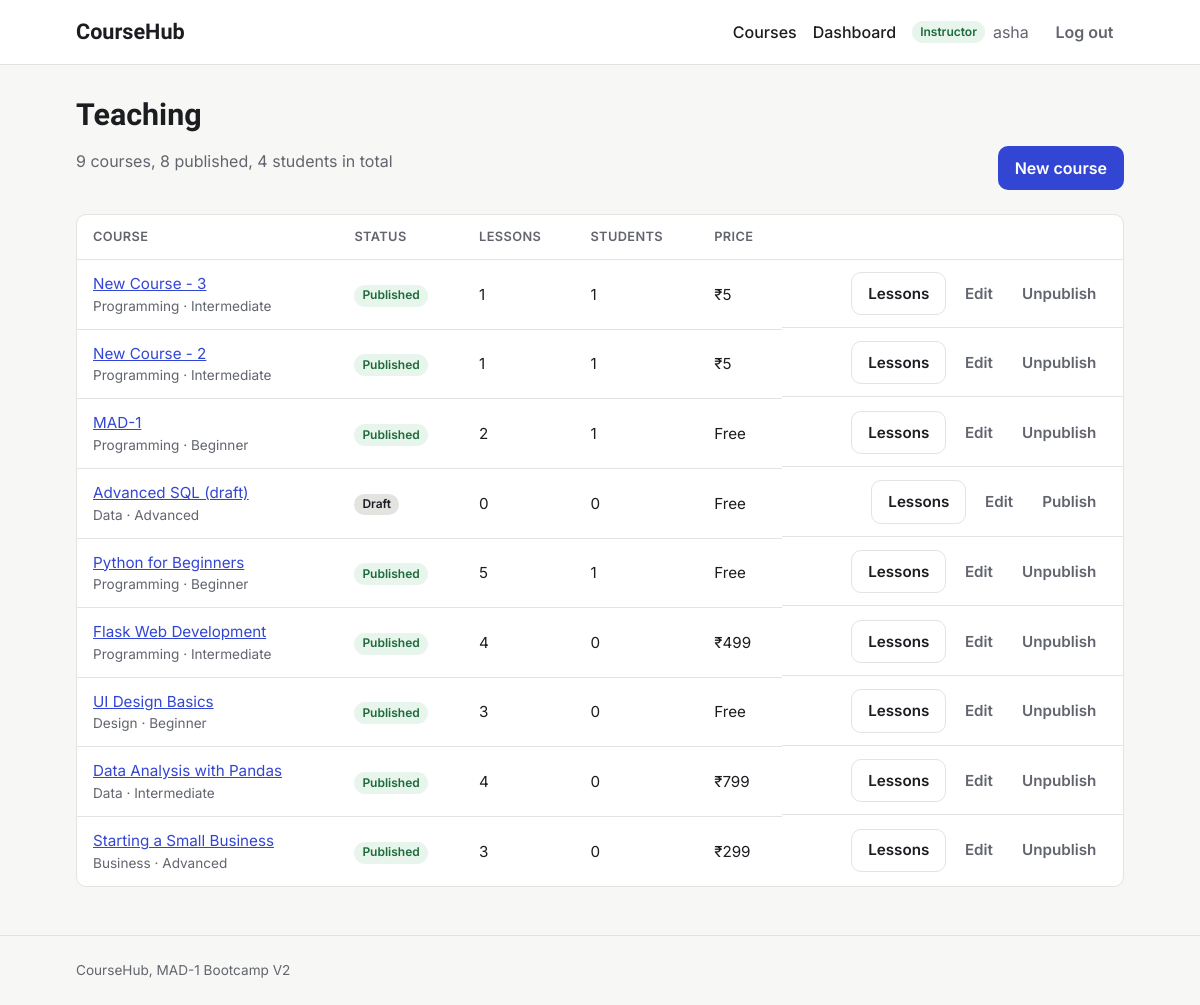
The page /instructor/dashboard (signed in) on the database its author committed.
### models.py (models this page shows, shortened)
class User(db.Model):
    id = db.Column(db.Integer, primary_key=True)
    username = db.Column(db.String(80), unique=True, nullable=False)
    email = db.Column(db.String(120), unique=True, nullable=False)
    password_hash = db.Column(db.String(256), nullable=False)
    role = db.Column(db.String(20), nullable=False, default="student")
    bio = db.Column(db.Text)
    avatar = db.Column(db.String(200))
    created_at = db.Column(db.DateTime, default=utc_now)
    is_active = db.Column(db.Boolean, default=True)
    taught_courses = db.relationship("Course", backref="instructor", lazy=True)
    enrollments = db.relationship(
        "Enrollment", backref="student", cascade="all, delete-orphan"
    )
    completions = db.relationship(
        "LessonCompletion", backref="student", cascade="all, delete-orphan"
    )

class Course(db.Model):
    id = db.Column(db.Integer, primary_key=True)
    title = db.Column(db.String(200), nullable=False)
    slug = db.Column(db.String(200), unique=True, nullable=False)
    description = db.Column(db.Text)
    short_description = db.Column(db.String(500))
    thumbnail = db.Column(db.String(300))
    price = db.Column(db.Float, default=0.0)
    category = db.Column(db.String(50))
    level = db.Column(db.String(20))
    is_published = db.Column(db.Boolean, default=False)
    is_featured = db.Column(db.Boolean, default=False)
    instructor_id = db.Column(db.Integer, db.ForeignKey("user.id"), nullable=False)
    created_at = db.Column(db.DateTime, default=utc_now)
    updated_at = db.Column(db.DateTime, default=utc_now, onupdate=utc_now)
    lessons = db.relationship(
        "Lesson",
        backref="course",
        cascade="all, delete-orphan",
        order_by="Lesson.order",
    )
    enrollments = db.relationship(
        "Enrollment", backref="course", cascade="all, delete-orphan"
    )

### routes/instructor.py (the view)
@bp.route("/instructor/dashboard")
@instructor_required
def dashboard():
    courses = sorted(g.user.taught_courses, key=lambda c: c.created_at, reverse=True)
    return render_template("instructor_dashboard.html", courses=courses)

### helpers.py (called while the page is built)
def login_required(view):
    @wraps(view)
    def wrapped(*args, **kwargs):
        if g.user is None:
            flash("Please log in to continue.", "warning")
            return redirect(url_for("auth.login", next=request.full_path))
        return view(*args, **kwargs)
    return wrapped

def role_required(*roles):
    def decorator(view):
        @wraps(view)
        @login_required
        def wrapped(*args, **kwargs):
            if g.user.role not in roles:
                abort(403)
            return view(*args, **kwargs)
        return wrapped
    return decorator

### templates/instructor_dashboard.html (shortened to what this page needs)
{% extends "base.html" %}
{% block content %}
<div class="page-header page-header-row">
  <div>
    <h1>Teaching</h1>
    <p class="muted">
      {{ courses|length }} course{{ '' if courses|length == 1 else 's' }},
      {{ courses|selectattr('is_published')|list|length }} published,
      {{ courses|map(attribute='enrollments')|map('length')|sum }} students in total
    </p>
  </div>
  <a class="btn btn-primary" href="{{ url_for('instructor.course_create') }}">New course</a>
</div>
{% if courses %}
  <div class="table-wrap">
    <table class="table">
      <thead>
        <tr>
          <th scope="col">Course</th>
          <th scope="col">Status</th>
          <th scope="col">Lessons</th>
          <th scope="col">Students</th>
          <th scope="col">Price</th>
          <th scope="col"><span class="visually-hidden">Actions</span></th>
        </tr>
      </thead>
      <tbody>
        {% for course in courses %}
          <tr>
            <td>
              <a href="{{ url_for('courses.course_detail', slug=course.slug) }}">{{ course.title }}</a>
              <div class="muted small">{{ (course.category or '')|capitalize }} · {{ (course.level or '')|capitalize }}</div>
            </td>
            <td>
              {% if course.is_published %}
                <span class="badge badge-published">Published</span>
              {% else %}
                <span class="badge badge-draft">Draft</span>
              {% endif %}
            </td>
            <td>{{ course.lessons|length }}</td>
            <td>{{ course.enrollments|length }}</td>
            <td>{{ course.price|price }}</td>
            <td class="actions">
              <a class="btn btn-secondary" href="{{ url_for('instructor.lesson_list', course_id=course.id) }}">Lessons</a>
              <a class="btn btn-ghost" href="{{ url_for('instructor.course_edit', course_id=course.id) }}">Edit</a>
              <form method="post" action="{{ url_for('instructor.toggle_publish', course_id=course.id) }}" class="inline-form">
                <button type="submit" class="btn btn-ghost">{{ 'Unpublish' if course.is_published else 'Publish' }}</button>
              </form>
            </td>
          </tr>
        {% endfor %}
      </tbody>
    </table>
  </div>
{% else %}
  <div class="empty-state">
    <h2>You haven't created a course yet</h2>
    <p class="muted">Start with the basics: a title, a category and a level.</p>
    <a class="btn btn-primary" href="{{ url_for('instructor.course_create') }}">Create your first course</a>
  </div>
{% endif %}
{% endblock %}

### templates/base.html (shortened to what this page needs)
<!DOCTYPE html>
<html lang="en">
<head>
  <link rel="stylesheet" href="{{ url_for('static', filename='style.css') }}">
</head>
<body>
  <header class="navbar">
    <div class="container navbar-inner">
      <a class="brand" href="{{ url_for('courses.home') }}">CourseHub</a>
      <nav aria-label="Main">
        <ul class="nav-links">
          <li><a href="{{ url_for('courses.course_list') }}">Courses</a></li>
          {% if current_user %}
            <li><a href="{{ url_for('auth.dashboard') }}">Dashboard</a></li>
            <li class="nav-user">
              <span class="badge badge-{{ current_user.role }}">{{ current_user.role|capitalize }}</span>
              {{ current_user.username }}
            </li>
            <li>
              <form action="{{ url_for('auth.logout') }}" method="post" class="inline-form">
                <button type="submit" class="btn btn-ghost">Log out</button>
              </form>
            </li>
          {% else %}
            <li><a href="{{ url_for('auth.login') }}">Log in</a></li>
            <li><a class="btn btn-primary" href="{{ url_for('auth.register') }}">Sign up</a></li>
          {% endif %}
        </ul>
      </nav>
    </div>
  </header>
  <main id="main" class="container">
    {% block content %}{% endblock %}
  </main>
  <footer class="footer">
    <div class="container">CourseHub, MAD-1 Bootcamp V2</div>
  </footer>
</body>
</html>

### static/style.css (style rules this page uses)
:root { --font-display: "Bricolage Grotesque", ui-sans-serif, system-ui, sans-serif; --font-body: "Inter", ui-sans-serif, system-ui, -apple-system, "Segoe UI", Roboto, sans-serif; --color-bg: #f7f7f5; --color-surface: #ffffff; --color-text: #1c1d21; --color-muted: #62656e; --color-border: #e3e3df; --color-primary: #3346d3; --color-primary-hover: #2636b0; --color-focus: #8a96ff; --color-success-bg: #e8f5ec; --color-success-text: #1d6b3a; --color-error-bg: #fdecec; --color-error-text: #a12626; --color-warning-bg: #fff6e0; --color-warning-text: #8a5a00; --color-info-bg: #eaf0fd; --color-info-text: #244a9e; --radius: 10px; --space-1: 0.25rem; --space-2: 0.5rem; --space-3: 0.75rem; --space-4: 1rem; --space-6: 1.5rem; --space-8: 2rem; --space-12: 3rem; --shadow: 0 1px 2px rgba(0, 0, 0, 0.04), 0 2px 8px rgba(0, 0, 0, 0.04); }
*, *::before, *::after { box-sizing: border-box; }
body { margin: 0; min-height: 100vh; display: flex; flex-direction: column; font-family: var(--font-body); font-size: 1rem; line-height: 1.55; color: var(--color-text); background: var(--color-bg); }
h1, h2, h3 { font-family: var(--font-display); line-height: 1.2; margin: 0 0 var(--space-2); }
h1 { font-size: 1.9rem; }
a { color: var(--color-primary); }
.container { width: 100%; max-width: 1080px; margin: 0 auto; padding: 0 var(--space-4); }
main.container { flex: 1; padding-top: var(--space-8); padding-bottom: var(--space-12); }
.muted { color: var(--color-muted); }
.navbar { background: var(--color-surface); border-bottom: 1px solid var(--color-border); }
.navbar-inner { display: flex; flex-wrap: wrap; align-items: center; justify-content: space-between; gap: var(--space-3); min-height: 64px; }
.brand { font-family: var(--font-display); font-weight: 700; font-size: 1.35rem; color: var(--color-text); text-decoration: none; }
.nav-links { display: flex; flex-wrap: wrap; align-items: center; gap: var(--space-4); margin: 0; padding: 0; list-style: none; }
.nav-links a:not(.btn) { color: var(--color-text); text-decoration: none; font-weight: 500; }
.nav-user { display: flex; align-items: center; gap: var(--space-2); color: var(--color-muted); }
.inline-form { margin: 0; }
.btn { display: inline-block; padding: 0.55rem 1rem; border: 1px solid transparent; border-radius: var(--radius); font: inherit; font-weight: 600; text-decoration: none; cursor: pointer; transition: background-color 0.15s ease, border-color 0.15s ease; }
.btn-primary { background: var(--color-primary); color: #fff; }
.btn-secondary { background: var(--color-surface); border-color: var(--color-border); color: var(--color-text); }
.btn-ghost { background: transparent; color: var(--color-muted); padding: 0.4rem 0.6rem; }
.badge { display: inline-block; padding: 0.1rem 0.5rem; border-radius: 999px; font-size: 0.75rem; font-weight: 600; }
.badge-instructor { background: var(--color-success-bg); color: var(--color-success-text); }
.page-header { margin-bottom: var(--space-6); }
.footer { padding: var(--space-6) 0; border-top: 1px solid var(--color-border); color: var(--color-muted); font-size: 0.85rem; }
.badge-draft { background: var(--color-border); color: var(--color-text); }
.badge-published { background: var(--color-success-bg); color: var(--color-success-text); }
.small { font-size: 0.85rem; }
.page-header-row { display: flex; flex-wrap: wrap; align-items: flex-end; justify-content: space-between; gap: var(--space-4); }
.actions { display: flex; flex-wrap: wrap; align-items: center; gap: var(--space-2); }
.table-wrap { overflow-x: auto; background: var(--color-surface); border: 1px solid var(--color-border); border-radius: var(--radius); }
.table { width: 100%; border-collapse: collapse; font-size: 0.95rem; }
.table th, .table td { padding: var(--space-3) var(--space-4); border-bottom: 1px solid var(--color-border); text-align: left; vertical-align: middle; }
.table th { font-size: 0.8rem; font-weight: 600; text-transform: uppercase; letter-spacing: 0.03em; color: var(--color-muted); }
.table tbody tr:last-child td { border-bottom: 0; }
.table td.actions { justify-content: flex-end; }

### rows shown on the page
User: role "Instructor", username "asha"
Course: title "New Course - 3", category "Programming", level "Intermediate", shows "Published", lessons|length "1", enrollments|length "1", price "₹5", is_published "Unpublish"
Course: title "New Course - 2", category "Programming", level "Intermediate", shows "Published", lessons|length "1", enrollments|length "1", price "₹5", is_published "Unpublish"
Course: title "MAD-1", category "Programming", level "Beginner", shows "Published", lessons|length "2", enrollments|length "1", price "Free", is_published "Unpublish"
Course: title "Advanced SQL (draft)", category "Data", level "Advanced", shows "Draft", lessons|length "0", enrollments|length "0", price "Free", is_published "Publish"
Course: title "Python for Beginners", category "Programming", level "Beginner", shows "Published", lessons|length "5", enrollments|length "1", price "Free", is_published "Unpublish"
Course: title "Flask Web Development", category "Programming", level "Intermediate", shows "Published", lessons|length "4", enrollments|length "0", price "₹499", is_published "Unpublish"
Course: title "UI Design Basics", category "Design", level "Beginner", shows "Published", lessons|length "3", enrollments|length "0", price "Free", is_published "Unpublish"
Course: title "Data Analysis with Pandas", category "Data", level "Intermediate", shows "Published", lessons|length "4", enrollments|length "0", price "₹799", is_published "Unpublish"
Course: title "Starting a Small Business", category "Business", level "Advanced", shows "Published", lessons|length "3", enrollments|length "0", price "₹299", is_published "Unpublish"

### other values the page prints
{{ courses|length }} "9"
{{ '' if courses|length == 1 else 's' }} "s"
{{ courses|selectattr('is_published')|list|length }} "8"
{{ courses|map(attribute='enrollments')|map('length')|sum }} "4"
